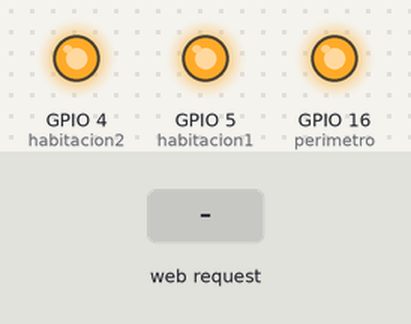
Bench run of a sketch on a simulated ESP8266 (NodeMCU). Parts: output pins drawn as LEDs (lit = HIGH). The inputs (shaded band) are chosen by the test bench. WiFi joins after 1.5 s; servers stay silent unless stated; what the sketch prints to the serial monitor is not drawn.

Above: at 2.7 s.
2.8 s: HTTP request GET /perimetroOFF received
At 3.3 s:
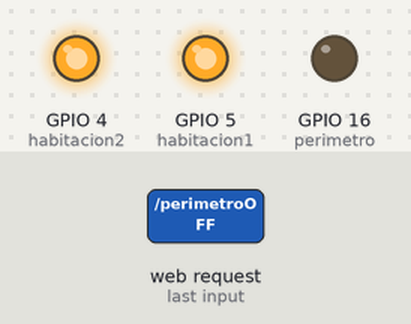
4.3 s: HTTP request GET /habitacion1OFF received
At 5.5 s:
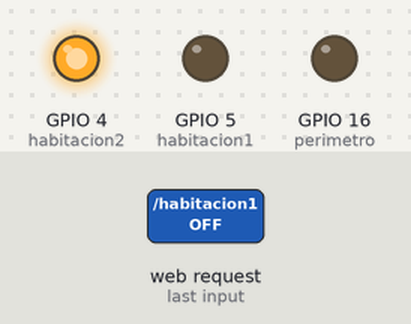
5.8 s: HTTP request GET /perimetroON received
At 6.8 s:
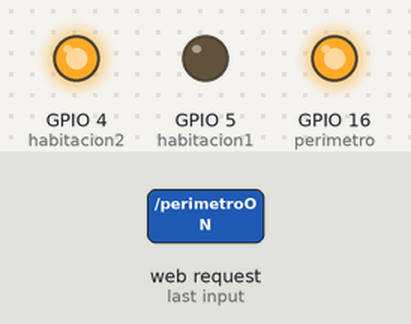
7.3 s: HTTP request GET /habitacion2OFF received
At 7.9 s:
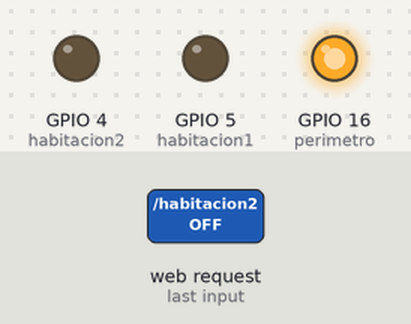
8.8 s: HTTP request GET /habitacion1ON received
At 10.0 s:
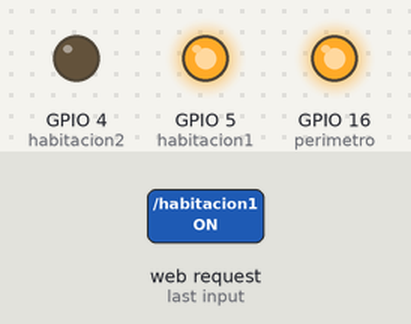
10.3 s: HTTP request GET /habitacion2ON received
At 11.4 s:
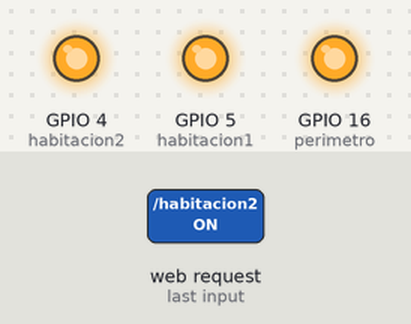
Timing chart, 0 to 12.8 s (numbered marks = the images above; inputs shaded):
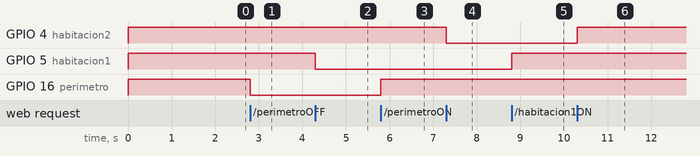

Measured:
- after the input at 2.8 s, GPIO 16 (perimetro): HIGH → LOW at once
- after the input at 4.3 s, GPIO 5 (habitacion1): HIGH → LOW at once
- after the input at 5.8 s, GPIO 16 (perimetro): LOW → HIGH at once
- after the input at 7.3 s, GPIO 4 (habitacion2): HIGH → LOW at once
- after the input at 8.8 s, GPIO 5 (habitacion1): LOW → HIGH at once
- after the input at 10.3 s, GPIO 4 (habitacion2): LOW → HIGH at once

The sketch:

WIFI__LED.ino
```cpp
#include <ESP8266WiFi.h>
#include <DHT.h>
#define SensorTemperatura 2
#define DHTTYPE DHT11
DHT sensor(SensorTemperatura, DHTTYPE);
int Temperatura;
const char* ssid = "Karlojn";
const char* password = "karlojn123";

int perimetro = 16; // GPIO16
int habitacion1 = 5; // GPIO16
int habitacion2 = 4; // GPIO16

WiFiServer server(80);

void setup() {
  Serial.begin(115200);
  delay(10);

  sensor.begin();

  pinMode(perimetro, OUTPUT);
    pinMode(habitacion1, OUTPUT);
      pinMode(habitacion2, OUTPUT);
  digitalWrite(perimetro, HIGH);
    digitalWrite(habitacion1, HIGH);
      digitalWrite(habitacion2, HIGH);

  // Connect to WiFi network
  Serial.println();
  Serial.println();
  Serial.print("Connecting to ");
  Serial.println(ssid);

  WiFi.begin(ssid, password);

  while (WiFi.status() != WL_CONNECTED) {
    delay(500);
    Serial.print(".");
  }
  Serial.println("");
  Serial.println("WiFi connected");

  // Start the server
  server.begin();
  Serial.println("Server started");

  // Print the IP address
  Serial.print("Use this URL to connect: ");
  Serial.print("http://");
  Serial.print(WiFi.localIP());
  Serial.println("/");

}

void loop() {
  // Check if a client has connected
  WiFiClient client = server.available();
  if (!client) {
    return;
  }

  // Wait until the client sends some data
  Serial.println("new client");
  while (!client.available()) {
    delay(1);
  }

  // Read the first line of the request
  String request = client.readStringUntil('\r');
  Serial.println(request);
  client.flush();

  // Match the request

  int value = LOW;
  if (request.indexOf("/perimetroON") != -1)  {
    digitalWrite(perimetro, HIGH);
    value = HIGH;
  }
  if (request.indexOf("/perimetroOFF") != -1)  {
    digitalWrite(perimetro, LOW);
    value = LOW;
  }


  int value1 = LOW;
  if (request.indexOf("/habitacion1ON") != -1)  {
    digitalWrite(habitacion1, HIGH);
    value1 = HIGH;
  }
  if (request.indexOf("/habitacion1OFF") != -1)  {
    digitalWrite(habitacion1, LOW);
    value1 = LOW;
  }

    int value2 = LOW;
  if (request.indexOf("/habitacion2ON") != -1)  {
    digitalWrite(habitacion2, HIGH);
    value2 = HIGH;
  }
  if (request.indexOf("/habitacion2OFF") != -1)  {
    digitalWrite(habitacion2, LOW);
    value2 = LOW;
  }

  // Return the response
  client.println("HTTP/1.1 400 OK");
  client.println("Content-Type: text/html");
  client.println(""); //  do not forget this one
  client.print("<!DOCTYPE html>");
  client.print("<html>");

  client.print("<head>");
  client.print("<title>Casa Inteligente</title>");
   client.print("<script rel='styleshee' href='https://cdnjs.cloudflare.com/ajax/libs/font-awesome/4.7.0/css/font-awesome.css'></script>");
  client.print("</head>");
  client.print("<body bgcolor= aqua href=\"/LED=OFF\"\">");
  client.print("<i class='fa fa-power-off fa-5x' aria-hidden='true'></i>");


  client.print("<font  size=70px style=color:purple><center><h1>Casa Domotica</h1></center></font>");
  client.print("<br><br>");
  client.print("<br>");
  client.print("<br>");
  client.print("<br>");
  client.print("<CENTER>");
  client.print("<TABLE>");
  client.print("<TR>");
   client.print("<TD>");
   client.print("<center>");
client.print("<font  size=50px ><center><h1>Habitacion</h1></center></font>");
  client.print("</TD>");
  client.print("</TR>");
  client.print("<TR>");
  client.print("<TD>");
  client.print("<CENTER><a href=\"/perimetroON\"\"> <button style='width:200px; height:100px' ><font  size=15px<H3>Apagar</H3></font></button> </a>");
  client.print("</TD>");
  client.print("<TD width= 70 ></TD>");

  client.print("<TD><a href=\"/perimetroOFF\"\"> <button style='width:200px; height:100px' ><b><font  size=6px<H3>Encender</H3></font></b></button> </a></TD></CENTER>");
  client.print("</TR></TABLE></CENTER>");
  client.print("<br><br><br>");

    client.print("<CENTER>");
  client.print("<TABLE>");
  client.print("<TR>");
  client.print("<TD>");
 client.print("<font  size=50px ><center><h1>Sala</h1></center></font>");
  client.print("</TD>");
  client.print("</TR>");
 client.print("<TR>");
  client.print("<TD>");
  client.print("<CENTER><a href=\"/habitacion1ON\"\"> <button style='width:200px; height:100px' ><font  size=15px<H3>Apagar</H3></font></button> </a>");
  client.print("</TD>");
  client.print("<TD width= 70 ></TD>");

  client.print("<TD><a href=\"/habitacion1OFF\"\"> <button style='width:200px; height:100px' ><b><font  size=6px<H3>Encender</H3></font></b></button> </a></TD></CENTER>");
  client.print("</TR></TABLE></CENTER>");

  client.print("<br><br><br>");
  client.print("<CENTER>");
  client.print("<TABLE>");
  client.print("<TR>");
  client.print("<TD>");
  client.print("<font  size=50px ><center><h1>Perimetro</h1></center></font>");
  client.print("</TD>");
  client.print("</TR>");
  client.print("<TR>");
  client.print("<TD>");
  client.print("<CENTER><a href=\"/habitacion2ON\"\"> <button style='width:200px; height:100px' ><font  size=15px<H3>Apagar</H3></font></button> </a>");
  client.print("</TD>");
  client.print("<TD width= 70 ></TD>");
    client.print("<TD><a href=\"/habitacion2OFF\"\"> <button style='width:200px; height:100px' ><b><font  size=6px<H3>Encender</H3></font></b></button> </a></TD></CENTER>");
  client.print("</TR></TABLE></CENTER>");
    client.print("</center>");
  client.print("<br><br><br><br>");
  client.print("<center><p>Copyright © Todos los derechos reservados a <br>Gonzalez Villa Bryn<br>Jaca Nava Roberto Karlo<br>Lopez Mercado Gabriela Susana<br>Nava Aceves Eduardo<br>Ortiz Flores Laura Vianey</p></center>");
  client.print("</body>");
  client.print("</html>");

  delay(1);
  Serial.println("Client disonnected");
  Serial.println("");
}
```
